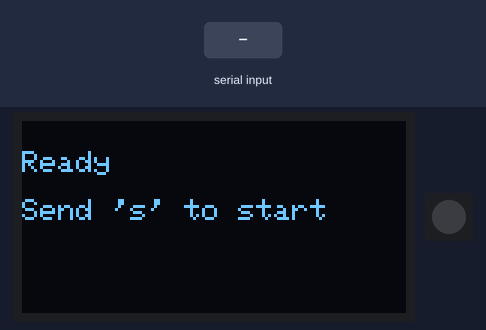
A sketch run on a simulated ESP32-S3. Shown: 128×64 one-colour display, 1 RGB LEDs in strip order, left to right. The inputs (shaded band) are chosen by the test bench.

Above: at 1.2 s.
1.3 s: "s" received over Serial
At 1.6 s:
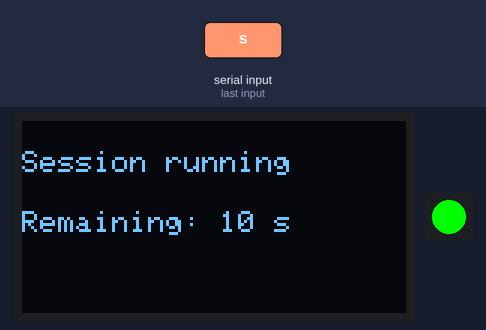
At 12.5 s:
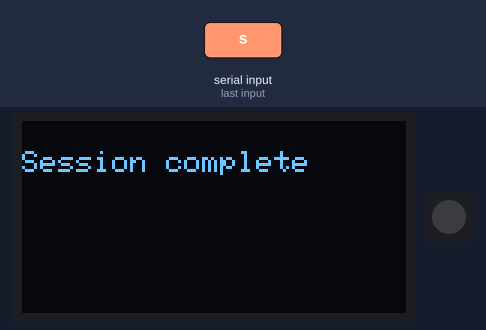
Timing chart, 0 to 12.8 s (numbered marks = the images above; inputs shaded):
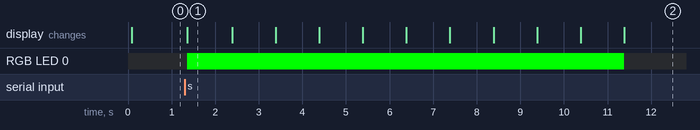

Measured:
- after the input at 1.3 s, RGB LED 0: off → RGB(0, 255, 0) after 0.06 s, → off 10.0 s later; the display: changes after 0.06 s (image 1)
- what the display in image 1 shows lasts 1.0 s, from 1.4 s to 2.4 s

The sketch:

lab8timerssoftware.ino
```cpp
#include <Wire.h>
#include <Adafruit_GFX.h>
#include <Adafruit_SSD1306.h>
#include <Adafruit_NeoPixel.h>

// --- Hardware Definitions ---
#define SCREEN_WIDTH 128
#define SCREEN_HEIGHT 64
#define OLED_RESET -1
#define OLED_ADDRESS 0x3C

// Standard I2C pins for ESP32-S3 (can vary by specific board model, usually 8/9 or 4/5)
#define I2C_SDA 13
#define I2C_SCL 14

// ESP32-S3 DevKitC-1 Onboard RGB LED (WS2812)
#define PIN_NEOPIXEL 38
#define NUMPIXELS 1

Adafruit_SSD1306 display(SCREEN_WIDTH, SCREEN_HEIGHT, &Wire, OLED_RESET);
Adafruit_NeoPixel pixels(NUMPIXELS, PIN_NEOPIXEL, NEO_GRB + NEO_KHZ800);

// --- FreeRTOS Definitions ---
TimerHandle_t timerUpdate;
TimerHandle_t timerComplete;
TaskHandle_t appTaskHandle;

// Notification bits
#define BIT_UPDATE   (1 << 0)
#define BIT_COMPLETE (1 << 1)

// --- Timer Callbacks (Keep them short!) ---
void vTimerUpdateCallback(TimerHandle_t xTimer) {
  // Notify application task to update display
  xTaskNotify(appTaskHandle, BIT_UPDATE, eSetBits);
}

void vTimerCompleteCallback(TimerHandle_t xTimer) {
  // Notify application task that session is done
  xTaskNotify(appTaskHandle, BIT_COMPLETE, eSetBits);
}

// --- Display Helper ---
void updateDisplay(const char* status, int remainingSeconds) {
  display.clearDisplay();
  display.setCursor(0, 10);
  display.println(status);

  if (remainingSeconds >= 0) {
    display.setCursor(0, 30);
    display.print("Remaining: ");
    display.print(remainingSeconds);
    display.println(" s");
  }
  display.display();
}

// --- Application Task ---
void appTaskCode(void *pvParameters) {
  uint32_t startTime = 0;
  bool isRunning = false;

  // Max block time of 50ms ensures we poll Serial input frequently
  const TickType_t xMaxBlockTime = pdMS_TO_TICKS(50);

  while (1) {
    // 1. Check Serial Input
    if (Serial.available() > 0) {
      char c = Serial.read();
      // Ignore characters if running, only respond to 's' when idle
      if (c == 's' && !isRunning) {
        isRunning = true;
        startTime = millis();

        // Turn ON RGB LED (Green)
        pixels.setPixelColor(0, pixels.Color(0, 255, 0));
        pixels.show();

        updateDisplay("Session running", 10);

        // Start timers
        xTimerStart(timerUpdate, 0);
        xTimerStart(timerComplete, 0);
      }
    }

    // 2. Check Task Notifications from Timers
    uint32_t notifiedValue = 0;
    if (xTaskNotifyWait(0x00, ULONG_MAX, &notifiedValue, xMaxBlockTime) == pdTRUE) {

      // Handle completion FIRST so a late update doesn't overwrite it
      if (notifiedValue & BIT_COMPLETE) {
        isRunning = false;

        // Stop the auto-reload update timer
        xTimerStop(timerUpdate, 0);

        // Turn OFF RGB LED
        pixels.clear();
        pixels.show();

        updateDisplay("Session complete", -1);
      }
      else if ((notifiedValue & BIT_UPDATE) && isRunning) {
        // Calculate remaining time from elapsed time to prevent drift
        uint32_t elapsed = (millis() - startTime) / 1000;
        int remaining = 10 - elapsed;

        if (remaining < 0) remaining = 0;

        updateDisplay("Session running", remaining);
      }
    }
  }
}

// --- Setup ---
void setup() {
  Serial.begin(115200);
  while(!Serial) { delay(10); } // Wait for serial console

  // Initialize I2C and OLED
  Wire.begin(I2C_SDA, I2C_SCL);
  if (!display.begin(SSD1306_SWITCHCAPVCC, OLED_ADDRESS)) {
    Serial.println(F("SSD1306 allocation failed"));
    for (;;);
  }

  display.setTextSize(1);
  display.setTextColor(SSD1306_WHITE);
  updateDisplay("Ready", -1);
  display.println("\nSend 's' to start");
  display.display();

  // Initialize RGB LED
  pixels.begin();
  pixels.clear();
  pixels.show();

  // Create Auto-reload timer (1000 ms)
  timerUpdate = xTimerCreate(
    "UpdateTimer",
    pdMS_TO_TICKS(1000),
    pdTRUE, // Auto-reload
    (void *)0,
    vTimerUpdateCallback
  );

  // Create One-shot timer (10000 ms)
  timerComplete = xTimerCreate(
    "CompleteTimer",
    pdMS_TO_TICKS(10000),
    pdFALSE, // One-shot
    (void *)1,
    vTimerCompleteCallback
  );

  if (timerUpdate == NULL || timerComplete == NULL) {
    Serial.println("Failed to create timers");
    for (;;);
  }

  // Create Application Task
  xTaskCreate(
    appTaskCode,    // Task function
    "AppTask",      // Task name
    4096,           // Stack size
    NULL,           // Parameters
    1,              // Priority
    &appTaskHandle  // Task handle
  );

  // FreeRTOS scheduler starts automatically in Arduino ESP32 core
}

void loop() {
  // Empty. Everything is handled by the FreeRTOS tasks and timers.
  vTaskDelete(NULL);
}
```
